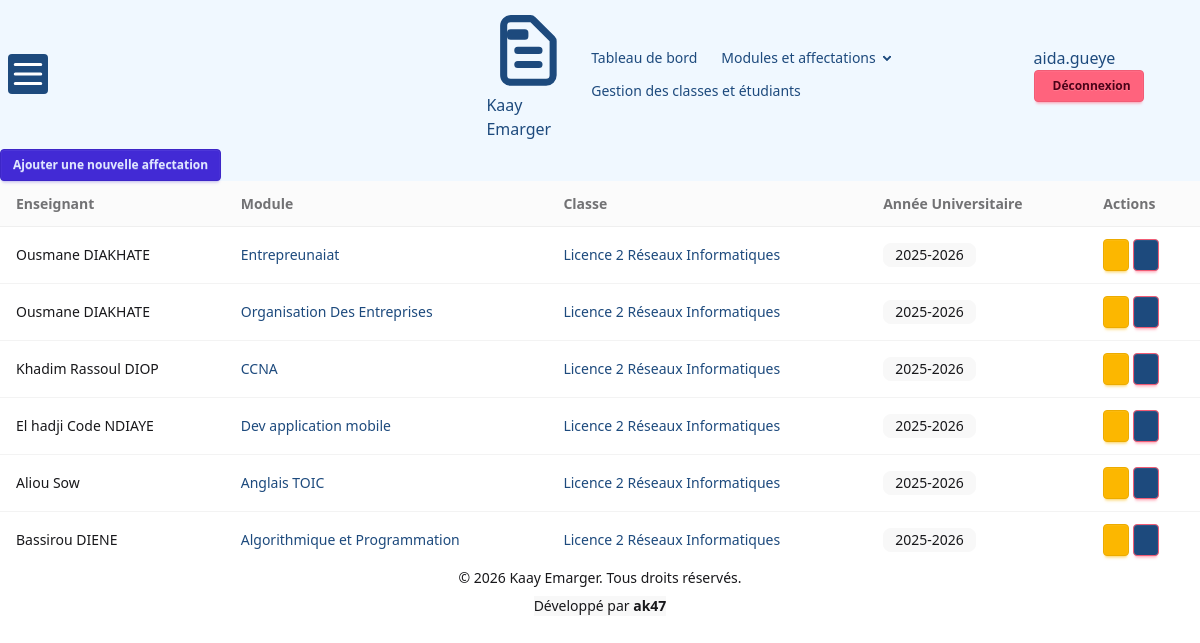
/responsables/affectations/liste_affectations (signed in), run on an earlier commit of the app's database.
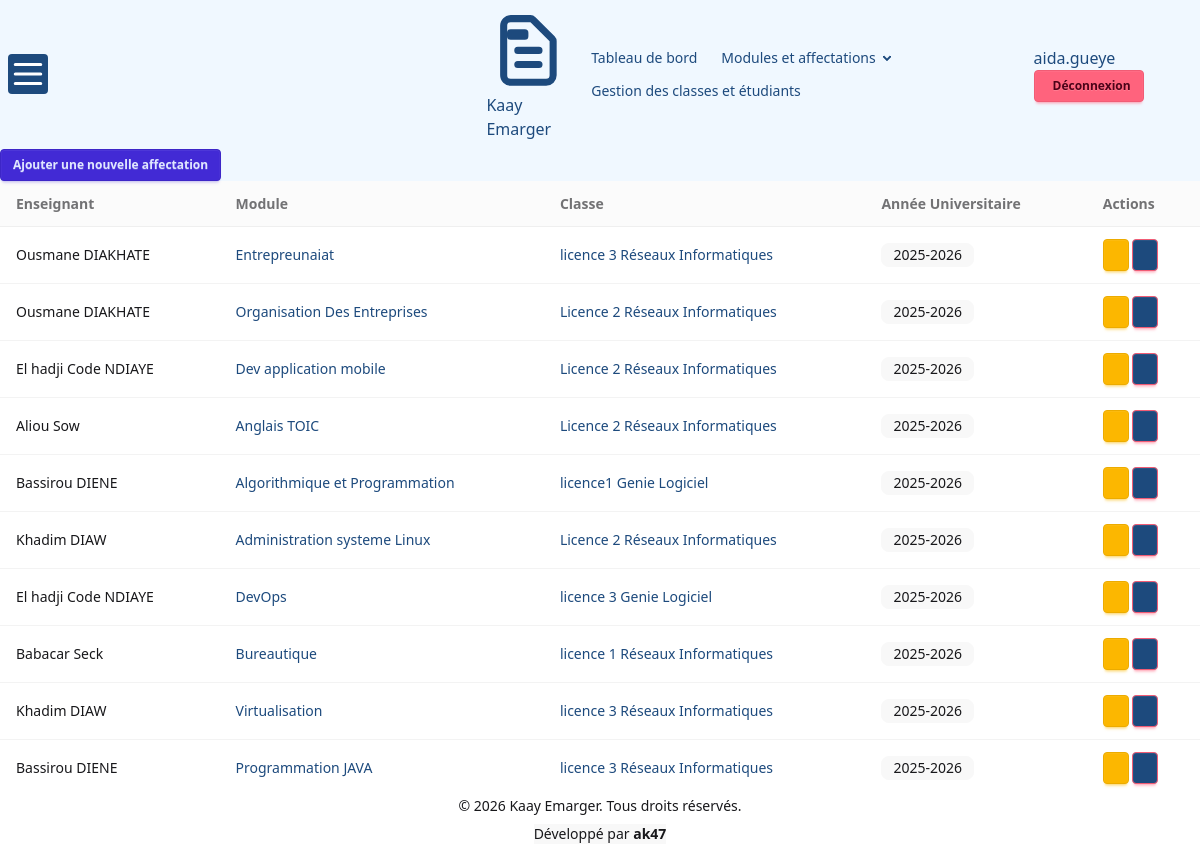
And on a later commit of the database.
### project/models.py (models this page shows, shortened)
class Affectation(models.Model):
    enseignant = models.ForeignKey(Enseignant , on_delete=models.CASCADE)
    module = models.ForeignKey(Module,on_delete=models.CASCADE)
    annee_universitaire = models.CharField(max_length=20,default="2025-2026" , blank=True)
    classe = models.ForeignKey(
        Classe,on_delete=models.CASCADE, blank=True ,
        default=7
    )
    class Meta:
        unique_together = ("enseignant", "module", "annee_universitaire","classe")

class Enseignant(models.Model):
    user = models.OneToOneField(User, on_delete=models.CASCADE)
    nom = models.CharField(max_length=40)
    prenom = models.CharField(max_length=40)
    email = models.EmailField()
    telephone = models.CharField(max_length=9)
    def __str__(self):
        return f"{self.prenom} {self.nom}"

class Module(models.Model):
    code = models.CharField(max_length=10, unique=True, null=True, blank=True)
    nom = models.CharField(max_length=30, null=True)
    heures_cm = models.PositiveBigIntegerField(default=0, verbose_name="Heure CM")
    heures_td = models.PositiveBigIntegerField(default=0, verbose_name="Heures TD")
    heures_tp = models.PositiveBigIntegerField(default=0, verbose_name="Heures TP")
    volHoraire = models.IntegerField(null=True)

class Classe(models.Model):
    code = models.CharField(max_length=10, blank=True)
    filiere = models.CharField(max_length=40)
    niveau = models.CharField(max_length=40)

### project/views.py (the view)
# urls.py: path('responsables/affectations/liste_affectations', views.liste_affectations, name='liste_affectations'),
def liste_affectations(request):
    if request.user.role != 'responsable':
            return HttpResponseForbidden("Cette page est réservée aux responsables pédagogiques.")
    affectations = Affectation.objects.select_related('enseignant','module','classe').order_by('annee_universitaire')
    paginator  = Paginator(affectations,10)
    page_number =  request.GET.get('page')
    page_obj = paginator.get_page(page_number)
    return render(request, 'responsables/liste_affectations.html',{'page_obj':page_obj})

### project/templates/responsables/liste_affectations.html (shortened to what this page needs)
{% extends 'base.html' %}
{% block content %}
<div class="container mx-auto p-6">
    <div class="flex justify-between items-center mb-6">
        <a href="{% url 'creer_affectation' %}" class="btn btn-primary btn-sm">
            Ajouter une nouvelle affectation
        </a>
    </div>
    <div class="overflow-x-auto bg-base-100 rounded-lg border border-base-200 shadow-sm">
        <table class="table w-full">
            <thead>
                <tr class="bg-base-200/50">
                    <th>Enseignant</th>
                    <th>Module</th>
                    <th class="text-center">Classe</th>
                    <th class="text-center">Année Universitaire</th>
                    <th class="text-right">Actions</th>
                </tr>
            </thead>
            <tbody>
                {% for a in page_obj %}
                <tr class="hover">
                    <td class="font-medium text-base-content">{{ a.enseignant }}</td>
                    <td>{{ a.module.nom }}</td>
                    <td class="text-center">{{ a.classe.niveau }} {{ a.classe.filiere }}</td>
                    <td class="text-center"><span class="badge badge-ghost">{{ a.annee_universitaire }}</span></td>
                    <td class="text-right">
                        <a href="{% url 'modifier_affectation' a.id %}" class="btn btn-warning btn-sm gap-1">
                        </a>
                        <button class="btn btn-error btn-sm" onclick="document.getElementById('modal_supprimer_{{ a.id }}').showModal()">
                        </button>
                    </td>
                </tr>
                {% empty %}
                <tr>
                    <td colspan="5" class="text-center py-8 text-base-content/50">
                        Aucune affectation n'a été trouvée
                    </td>
                </tr>
                {% endfor %}
            </tbody>
        </table>
    </div>
</div>
{% endblock %}

What changed in the data, as far as the page shows it:
removed Affectation: enseignant "Khadim Rassoul DIOP", module.nom "CCNA", classe.niveau "Licence 2", classe.filiere "Réseaux Informatiques", annee_universitaire "2025-2026"
changed Affectation "Entrepreunaiat": classe.niveau "Licence 2" → "licence 3"
changed Affectation "Algorithmique et Programmation": classe.niveau "Licence 2" → "licence1"; classe.filiere "Réseaux Informatiques" → "Genie Logiciel"
added Affectation: enseignant "Khadim DIAW", module.nom "Administration systeme Linux", classe.niveau "Licence 2", classe.filiere "Réseaux Informatiques", annee_universitaire "2025-2026"
added Affectation: enseignant "El hadji Code NDIAYE", module.nom "DevOps", classe.niveau "licence 3", classe.filiere "Genie Logiciel", annee_universitaire "2025-2026"
added Affectation: enseignant "Babacar Seck", module.nom "Bureautique", classe.niveau "licence 1", classe.filiere "Réseaux Informatiques", annee_universitaire "2025-2026"
added Affectation: enseignant "Khadim DIAW", module.nom "Virtualisation", classe.niveau "licence 3", classe.filiere "Réseaux Informatiques", annee_universitaire "2025-2026"
added Affectation: enseignant "Bassirou DIENE", module.nom "Programmation JAVA", classe.niveau "licence 3", classe.filiere "Réseaux Informatiques", annee_universitaire "2025-2026"
